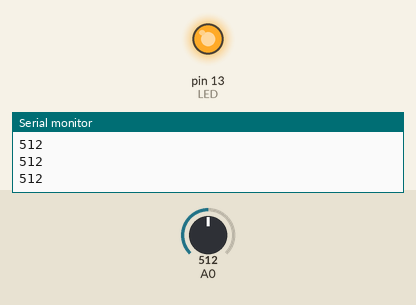
This sketch was run on a simulated Arduino Uno, built with avr-gcc and run on an emulated ATmega328P. On the bench: output pins drawn as LEDs (lit = HIGH), the last lines printed to the serial monitor. The inputs (shaded band) are chosen by the test bench; at power-on: A0 = 512.

Above: at 1.2 s.
1.3 s: A0 set to 483
At 2.2 s:
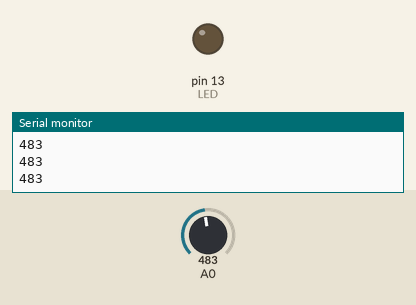
2.9 s: A0 set to 510
At 3.5 s:
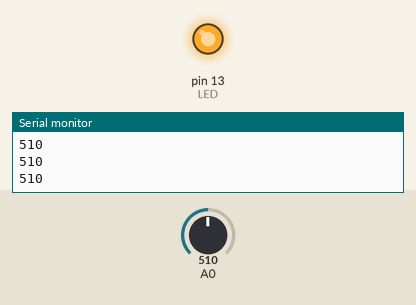
4.5 s: A0 set to 490
At 6.1 s:
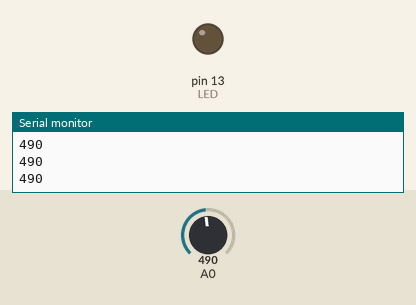
Timing chart, 0 to 7.6 s (numbered marks = the images above; inputs shaded):
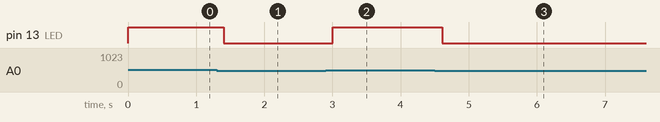

Measured:
- the behaviour switches between 501 and 500 on A0 (found by bisection; images 0 and 1)
- after the input at 1.3 s, pin 13 (LED): HIGH → LOW after 0.10 s
- after the input at 2.9 s, pin 13 (LED): LOW → HIGH after 0.10 s
- after the input at 4.5 s, pin 13 (LED): HIGH → LOW after 0.11 s

The sketch:

code_2-2.ino
```cpp
void setup() {

pinMode (13, OUTPUT); //LED
Serial.begin(9600); // avvio il monitor seriale
}

void loop () {
int luce = analogRead (A0); // Variabile luce che legge dal pin analogico A0

if (luce > 500){ // se il valore di luce è superiore a 500 accendi LED
digitalWrite (13, HIGH);
}
else{
digitalWrite (13, LOW);
}

Serial.println(luce); // stampo il valore di luce
delay (200);
}
```
